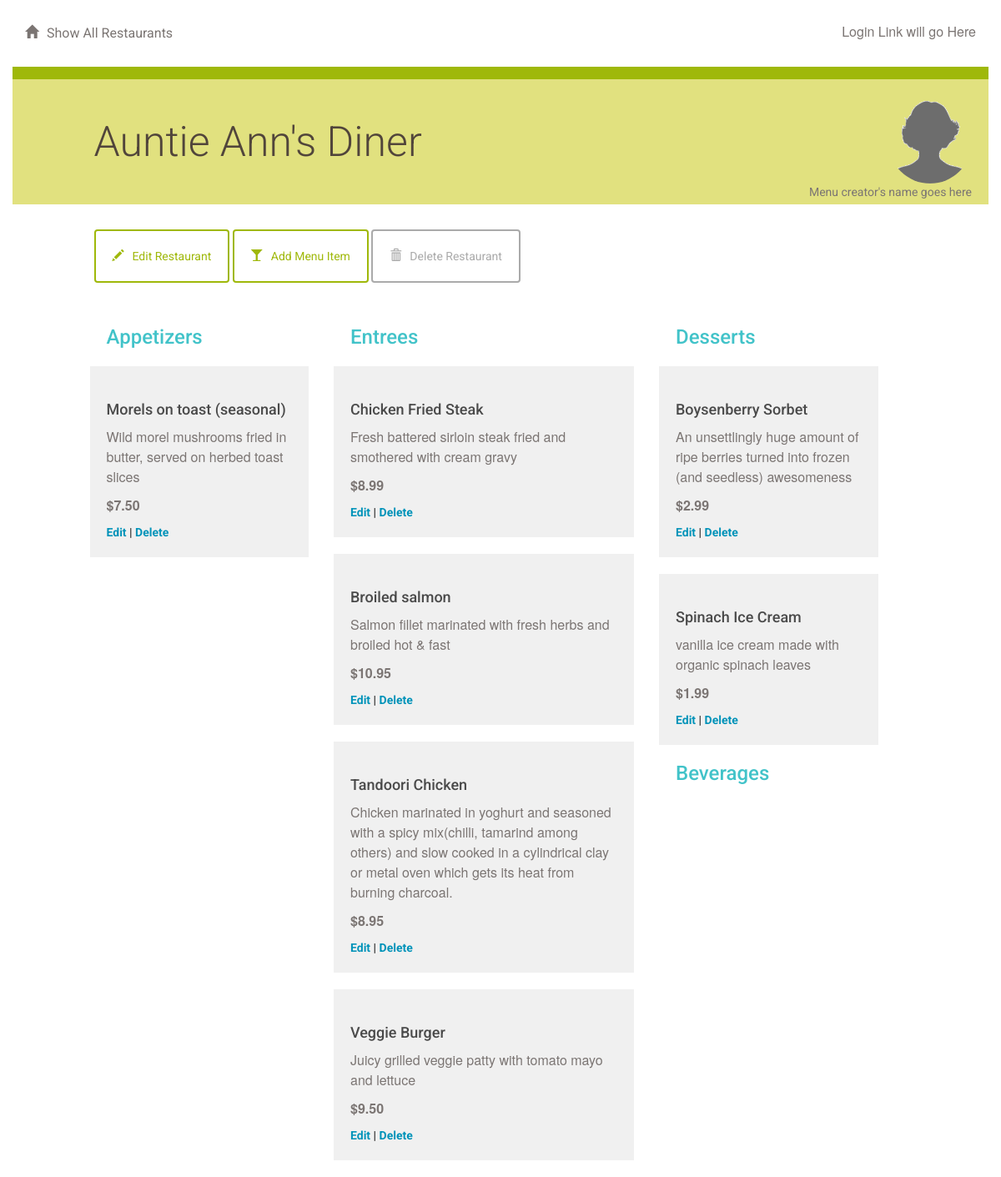
Screenshot of /restaurant/7/menu/ with the database file from the repository.
### database_setup.py (models this page shows, shortened)
class Restaurant(Base):
    __tablename__ = 'restaurant'
    id = Column(Integer, primary_key=True)
    name = Column(String(250), nullable=False)

class MenuItem(Base):
    __tablename__ = 'menu_item'
    name = Column(String(80), nullable=False)
    id = Column(Integer, primary_key=True)
    description = Column(String(250))
    price = Column(String(8))
    course = Column(String(250))
    restaurant_id = Column(Integer, ForeignKey('restaurant.id'))
    restaurant = relationship(Restaurant)

### project.py (the view)
@app.route('/restaurant/<int:restaurant_id>/')
@app.route('/restaurant/<int:restaurant_id>/menu/')
def showMenu(restaurant_id):
    restaurant = session.query(Restaurant).filter_by(id=restaurant_id).one()
    items = session.query(MenuItem).filter_by(
        restaurant_id=restaurant_id).all()
    return render_template('menu.html', items=items, restaurant=restaurant)

### templates/menu.html (shortened to what this page needs)
{% extends "main.html" %}
{% block content %}
{% include "header.html" %}
	<div class="row divider green">
		<div class="col-md-12"></div>
	</div>
	<div class="row banner menu">
		<div class="col-md-11 col-md-offset-1 padding-none">
			<h1>{{ restaurant.name }}
			<figure class="creator">
				<img src="{{ url_for('static', filename='blank_user.gif') }}">
				<figcaption>Menu creator's name goes here</figcaption>
			</figure>
			</h1>
		</div>
	</div>
	<div class="row padding-top padding-bottom">
		<div class="col-md-1"></div>
		<div class="col-md-11 padding-none">
			<a href="{{url_for('editRestaurant', restaurant_id = restaurant.id )}}">
				<button class="btn btn-default" id="new-menu-item">
					<span class="glyphicon glyphicon-pencil" aria-hidden="true"></span>Edit Restaurant
				</button>
			</a>
			<a href="{{url_for('newMenuItem', restaurant_id = restaurant.id )}}">
				<button class="btn btn-default" id="new-menu-item">
					<span class="glyphicon glyphicon-glass" aria-hidden="true"></span>Add Menu Item
				</button>
			</a>
						<a href="{{url_for('deleteRestaurant', restaurant_id = restaurant.id )}}">
				<button class="btn btn-default delete" id="delete-restaurant">
					<span class="glyphicon glyphicon-trash" aria-hidden="true"></span>Delete Restaurant
				</button>
			</a>
		</div>
		<div class="col-md-7"></div>
	</div>
	{% if items !=[] %}
		<div class="row">
			<div class="col-md-1"></div>
			<div class="col-md-3">
				<h2>Appetizers</h2>
					{% for i in items %}
						{% if i.course == 'Appetizer' %}
							<div class="menu-item">
								<h3>{{i.name}}</h3>
								<p>{{i.description}}</p>
								<p class="menu-price">{{i.price}}</p>
								<a href='{{url_for('editMenuItem', restaurant_id = restaurant.id, menu_id=i.id ) }}'>Edit</a> |
								<a href='{{url_for('deleteMenuItem', restaurant_id = restaurant.id, menu_id=i.id ) }}'>Delete</a>
							</div>
						{% endif %}
					{% endfor %}
			</div>
			<div class="col-md-4">
				<h2>Entrees</h2>
					{% for i in items %}
						{% if i.course == 'Entree' %}
						<div class="menu-item">
							<h3>{{i.name}}</h3>
							<p>{{i.description}}</p>
							<p class="menu-price">{{i.price}}</p>
							<a href='{{url_for('editMenuItem', restaurant_id = restaurant.id, menu_id=i.id ) }}'>Edit</a> |
							<a href='{{url_for('deleteMenuItem', restaurant_id = restaurant.id, menu_id=i.id ) }}'>Delete</a>
						</div>
						{% endif %}
					{% endfor %}
			</div>
			<div class="col-md-3">
				<h2>Desserts</h2>
					{% for i in items %}
						{% if i.course == 'Dessert' %}
						<div class="menu-item">
							<h3>{{i.name}}</h3>
							<p>{{i.description}}</p>
							<p class="menu-price">{{i.price}}</p>
							<a href='{{url_for('editMenuItem', restaurant_id = restaurant.id, menu_id=i.id ) }}'>Edit</a> |
							<a href='{{url_for('deleteMenuItem', restaurant_id = restaurant.id, menu_id=i.id ) }}'>Delete</a>
						</div>
						{% endif %}
					{% endfor %}
				<h2>Beverages</h2>
			</div>
			<div class="col-md-1"></div>
		</div>
	{% endif %}
{% endblock %}

### static/styles.css (style rules this page uses)
* { font-family: "Helvetica Neue Bold", Roboto, Helvetica, Arial, sans-serif; font-weight: 700; }
h1 { font-family: "Helvetica Neue Light", Roboto, Helvetica, Arial, sans-serif; font-size: 50px; color: #51453B; line-height: 60px; font-weight: 300; }
h2 { font-size: 24px; color: #42C3C9; line-height: 29px; }
h3 { font-size: 18px; color: #4A4A4A; line-height: 23px; }
p { font-family: "Helvetica Neue", Roboto, Helvetica, Arial, sans-serif; font-size: 16px; color: #7B7573; line-height: 24px; font-weight: 400; }
a { font-size: 14px; color: #0093B9; line-height: 17px; }
.padding-top { padding-top: 30px; }
.padding-bottom { padding-bottom: 30px; }
.padding-none { padding: 0; }
.btn { padding: 20px; margin: 0; border-color: #9FB80A; border-width: 2px; color: #9FB80A;; }
.btn.delete { border-color: #aaaaaa; color: #aaaaaa; }
.glyphicon { margin-right: 10px; }
.divider { height: 15px; }
.divider.green { background-color: #9FB80A; }
.banner.menu { height: 150px; background-color: #E1E17F; }
.banner h1 { margin: 45px 0; }
.menu-item { background: #F0F0F0; padding: 20px; margin: 20px; margin-left: -20px; }
.menu-price { font-weight: 700; }
.creator { padding-right: 20px; margin-top: -20px; text-align: right; float:right; }
.creator img { width: 100px; border-radius: 50%; }
.creator figcaption { font-size: 14px; color: #7B7573; font-weight: 400; margin-top: -20px; }

### rows the page displays
Restaurant: name "Auntie Ann's Diner"
MenuItem: name "Morels on toast (seasonal)", description "Wild morel mushrooms fried in butter, served on herbed toast slices", price "$7.50"
MenuItem: name "Chicken Fried Steak", description "Fresh battered sirloin steak fried and smothered with cream gravy", price "$8.99"
MenuItem: name "Broiled salmon", description "Salmon fillet marinated with fresh herbs and broiled hot & fast", price "$10.95"
MenuItem: name "Tandoori Chicken", description "Chicken marinated in yoghurt and seasoned with a spicy mix(chilli, tamarind among others) and slow cooked in a cylindrical clay or metal oven which gets its heat from burning charcoal.", price "$8.95"
MenuItem: name "Veggie Burger", description "Juicy grilled veggie patty with tomato mayo and lettuce", price "$9.50"
MenuItem: name "Boysenberry Sorbet", description "An unsettlingly huge amount of ripe berries turned into frozen (and seedless) awesomeness", price "$2.99"
MenuItem: name "Spinach Ice Cream", description "vanilla ice cream made with organic spinach leaves", price "$1.99"
